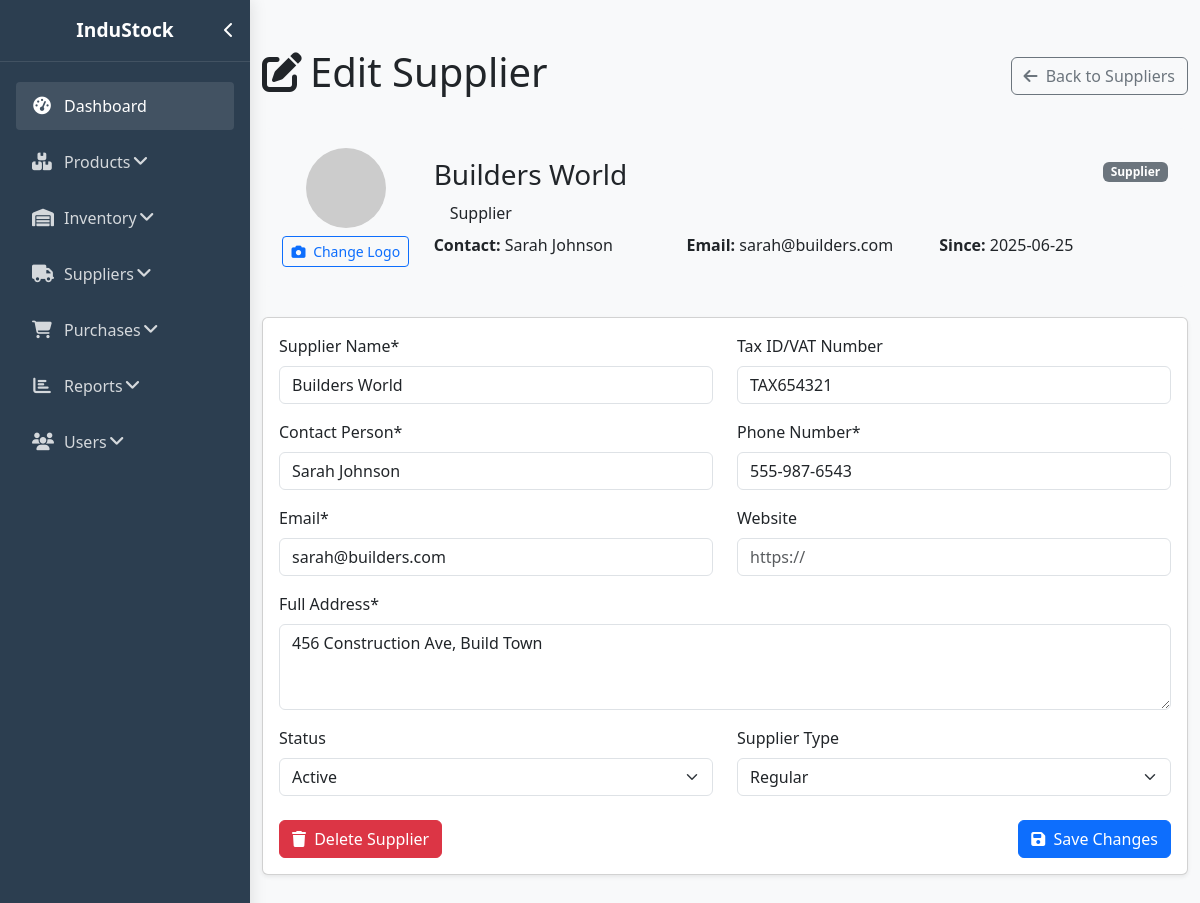
The app's page /suppliers/update.php?id=2 (signed in) with its own data.
### tables this page shows
CREATE TABLE suppliers (
    supplier_id INT AUTO_INCREMENT PRIMARY KEY,
    name VARCHAR(100) NOT NULL,
    contact_person VARCHAR(100),
    email VARCHAR(100),
    phone VARCHAR(20),
    address TEXT,
    tax_id VARCHAR(50),
    created_at TIMESTAMP DEFAULT CURRENT_TIMESTAMP,
    updated_at TIMESTAMP DEFAULT CURRENT_TIMESTAMP ON UPDATE CURRENT_TIMESTAMP
);

### suppliers/update.php (the view, shortened to what this page needs)
<?php
require_once __DIR__ . '../../config/database.php';
$supplier_id = filter_input(INPUT_GET, 'id', FILTER_VALIDATE_INT);
$stmt = $pdo->prepare("SELECT * FROM suppliers WHERE supplier_id = ?");
$stmt->execute([$supplier_id]);
$supplier = $stmt->fetch();
?>
<!DOCTYPE html>
<html lang="en">
<head>
    <link href="https://cdn.jsdelivr.net/npm/bootstrap@5.3.0/dist/css/bootstrap.min.css" rel="stylesheet">
    <link rel="stylesheet" href="https://cdnjs.cloudflare.com/ajax/libs/font-awesome/6.4.0/css/all.min.css">
</head>
<body>
    <div class="d-flex">
        <div class="main-content">
            <div class="container py-5">
                <div class="d-flex justify-content-between align-items-center mb-4">
                    <h1><i class="fas fa-edit me-2"></i>Edit Supplier</h1>
                    <a href="read.php" class="btn btn-outline-secondary">
                        <i class="fas fa-arrow-left me-1"></i> Back to Suppliers
                    </a>
                </div>
                <div class="supplier-profile">
                    <div class="row align-items-center">
                        <div class="col-md-2 text-center">
                            <img src="https://via.placeholder.com/120x120?text=<?= substr($supplier['name'], 0, 2) ?>" id="supplierLogo" width="80" class="rounded-circle mb-2">
                            <button type="button" class="btn btn-sm btn-outline-primary" id="changeLogoBtn">
                                <i class="fas fa-camera me-1"></i> Change Logo
                            </button>
                        </div>
                        <div class="col-md-10">
                            <div class="d-flex justify-content-between align-items-start">
                                <div>
                                    <h3><?= htmlspecialchars($supplier['name']) ?></h3>
                                    <div class="status-badge mb-2">
                                        <span class="status-dot <?= $supplier['status'] === 'active' ? 'dot-active' : ($supplier['status'] === 'pending' ? 'dot-pending' : '') ?>"></span>
                                        <span><?= ucfirst($supplier['status']) ?> Supplier</span>
                                    </div>
                                </div>
                                <div class="text-end">
                                    <span class="badge <?= $supplier['type'] === 'vip' ? 'bg-primary' : ($supplier['type'] === 'preferred' ? 'bg-success' : 'bg-secondary') ?>">
                                        <?= ucfirst($supplier['type']) ?> Supplier
                                    </span>
                                </div>
                            </div>
                            <div class="row">
                                <div class="col-md-4"><strong>Contact:</strong> <?= htmlspecialchars($supplier['contact_person']) ?></div>
                                <div class="col-md-4"><strong>Email:</strong> <?= htmlspecialchars($supplier['email']) ?></div>
                                <div class="col-md-4"><strong>Since:</strong> <?= date('Y-m-d', strtotime($supplier['created_at'])) ?></div>
                            </div>
                        </div>
                    </div>
                </div>
                <div class="card shadow-sm">
                    <div class="card-body">
                        <form method="POST" action="update.php?id=<?= $supplier_id ?>">
                            <div class="row mb-3">
                                <div class="col-md-6">
                                    <label class="form-label">Supplier Name*</label>
                                    <input type="text" name="name" class="form-control" value="<?= htmlspecialchars($supplier['name']) ?>" required>
                                </div>
                                <div class="col-md-6">
                                    <label class="form-label">Tax ID/VAT Number</label>
                                    <input type="text" name="tax_id" class="form-control" value="<?= htmlspecialchars($supplier['tax_id']) ?>">
                                </div>
                            </div>
                            <div class="row mb-3">
                                <div class="col-md-6">
                                    <label class="form-label">Contact Person*</label>
                                    <input type="text" name="contact_person" class="form-control" value="<?= htmlspecialchars($supplier['contact_person']) ?>" required>
                                </div>
                                <div class="col-md-6">
                                    <label class="form-label">Phone Number*</label>
                                    <input type="tel" name="phone" class="form-control" value="<?= htmlspecialchars($supplier['phone']) ?>" required>
                                </div>
                            </div>
                            <div class="row mb-3">
                                <div class="col-md-6">
                                    <label class="form-label">Email*</label>
                                    <input type="email" name="email" class="form-control" value="<?= htmlspecialchars($supplier['email']) ?>" required>
                                </div>
                                <div class="col-md-6">
                                    <label class="form-label">Website</label>
                                    <input type="url" name="website" class="form-control" value="<?= htmlspecialchars($supplier['website']) ?>" placeholder="https://">
                                </div>
                            </div>
                            <div class="mb-3">
                                <label class="form-label">Full Address*</label>
                                <textarea class="form-control" name="address" rows="3" required><?= htmlspecialchars($supplier['address']) ?></textarea>
                            </div>
                            <div class="row mb-3">
                                <div class="col-md-6">
                                    <label class="form-label">Status</label>
                                    <select class="form-select" name="status">
                                        <option value="active" <?= $supplier['status'] === 'active' ? 'selected' : '' ?>>Active</option>
                                    </select>
                                </div>
                                <div class="col-md-6">
                                    <label class="form-label">Supplier Type</label>
                                    <select class="form-select" name="type">
                                        <option value="regular" <?= $supplier['type'] === 'regular' ? 'selected' : '' ?>>Regular</option>
                                    </select>
                                </div>
                            </div>
                            <div class="d-flex justify-content-between mt-4">
                                <a href="delete.php?id=<?= $supplier_id ?>" class="btn btn-danger">
                                    <i class="fas fa-trash me-1"></i> Delete Supplier
                                </a>
                                <button type="submit" class="btn btn-primary">
                                    <i class="fas fa-save me-1"></i> Save Changes
                                </button>
                            </div>
                        </form>
                    </div>
                </div>
            </div>
        </div>
    </div>
</body>
</html>

### suppliers/update.php (style rules this page uses)
:root { --primary: #2c3e50; --secondary: #3498db; --success: #28a745; --warning: #ffc107; --danger: #dc3545; --light: #ecf0f1; }
body { font-family: 'Segoe UI', Tahoma, Geneva, Verdana, sans-serif; background-color: #f8f9fa; overflow-x: hidden; }
.main-content { margin-left: 250px; transition: all 0.3s; min-height: 100vh; width: calc(100% - 250px); }
.supplier-profile { background-color: #f8f9fa; border-radius: 8px; padding: 20px; margin-bottom: 30px; }
.status-badge { display: inline-flex; align-items: center; }
.status-dot { width: 10px; height: 10px; border-radius: 50%; margin-right: 6px; }

### records on screen
suppliers: name "Builders World", contact_person "Sarah Johnson", email "sarah@builders.com", created_at "2025-06-25", tax_id "TAX654321", phone "555-987-6543", address "456 Construction Ave, Build Town"
